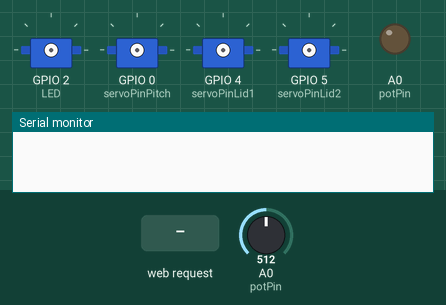
This sketch was run on a simulated ESP8266 (NodeMCU). On the bench: 4 × servo, output pins drawn as LEDs (lit = HIGH), the last lines printed to the serial monitor. The test bench sets the inputs (shaded band); at power-on: A0 (potPin) = 512. WiFi joins after 1.5 s; servers stay silent unless stated.

Above: at 0.1 s.
At 3.7 s:
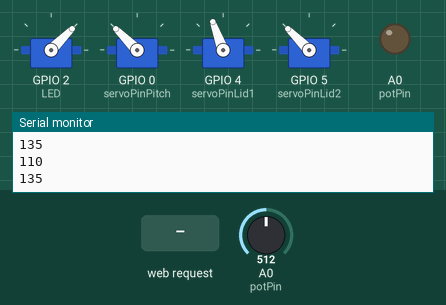
3.8 s: HTTP request GET /SET_EYE received
Timing chart, 0 to 6.8 s (numbered marks = the images above; inputs shaded):
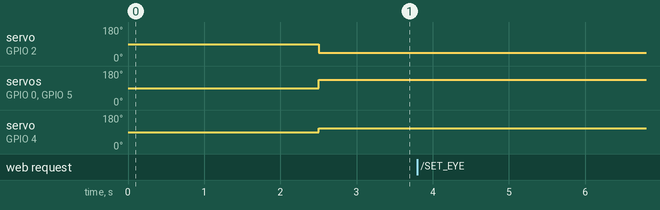

The sketch:

Eye.ino
```cpp
#include <StringSplitter.h>
#include <Servo.h>
#include <ESP8266WiFi.h>

#define LED 2

WiFiServer server(80);

const char *ssid = "poil_2.4GHz";
const char *password = "poildepoche";

const int potPin = A0;
int potentiometerValue;

const int servoPinYaw = 2;
const int yawMin = 0;
const int yawMax = 90;

const int servoPinPitch = 0;
const int pitchMin = 90;
const int pitchMax = 180;

const int servoPinLid1 = 4;
const int lid1Min = 110;
const int lid1Max = 180;

const int servoPinLid2 = 5;
const int lid2Min = 60;
const int lid2Max = 135;

Servo servoYaw;
Servo servoPitch;
Servo servoLid1;
Servo servoLid2;

char delimiter = '/';

void handleRoot();
void handleLED();
void handleNotFound();

void setup()
{
    SetupSerial();
    SetupWifi();
    SetupLED();
    SetupServo();
    SetupPot();
}

void SetupPot()
{
    pinMode(potPin, OUTPUT);
}

void SetupSerial()
{
    Serial.begin(115200);
}

void SetupServo()
{
    servoYaw.attach(servoPinYaw);
    servoPitch.attach(servoPinPitch);
    servoLid1.attach(servoPinLid1);
    servoLid2.attach(servoPinLid2);

    ResetServos();
}

void ResetServos()
{
    SetServoAngle(servoYaw, 0.5, yawMin, yawMax);
    SetServoAngle(servoPitch, 0.5, pitchMin, pitchMax);
    SetLidsOpen(true);
}

void SetEyeAngles(float yaw, float pitch)
{
    SetServoAngle(servoPitch, pitch, pitchMin, pitchMax);
    SetServoAngle(servoYaw, yaw, yawMin, yawMax);
}

void SetLidsAngle(float lid1, float lid2)
{
    SetServoAngle(servoLid1, lid1, lid1Min, lid1Max);
    SetServoAngle(servoLid2, lid2, lid2Min, lid2Max);
}

void SetLidsOpen(bool open)
{
    if (open)
    {
        SetServoAngle(servoLid1, 0, lid1Min, lid1Max);
        SetServoAngle(servoLid2, 1, lid2Min, lid2Max);
    }
    else
    {
        SetServoAngle(servoLid1, 1, lid1Min, lid1Max);
        SetServoAngle(servoLid2, 0, lid2Min, lid2Max);
    }
}

float MapF(float x, float in_min, float in_max, float out_min, float out_max)
{
    return (x - in_min) * (out_max - out_min) / (in_max - in_min) + out_min;
}

void SetServoAngle(Servo &servo, float normalizedValue, int min, int max)
{
    int angle = round(MapF(normalizedValue, 0, 1, min, max));
    Serial.println(angle);
    servo.write(angle);
}

void SetupLED()
{
    pinMode(LED, OUTPUT);
}

void SetupWifi()
{
    Serial.println("");
    WiFi.mode(WIFI_OFF); // Prevents reconnection issue (taking too long to connect)
    delay(1000);
    WiFi.mode(WIFI_STA); // This line hides the viewing of ESP as wifi hotspot

    WiFi.begin(ssid, password);
    // Wait for connection
    while (WiFi.status() != WL_CONNECTED)
    {
        delay(500);
        Serial.print(".");
    }

    Serial.println("");
    Serial.print("Connected to ");
    Serial.println(ssid);
    Serial.print("IP address: ");
    Serial.println(WiFi.localIP());

    Serial.println("TCP server started");
}

void loop()
{
    LoopPot();

    WiFiClient client;
    client = server.available();

    // Serial.println("HERE");

    if (client == 1)
    {
        String request = client.readStringUntil('\n');
        client.flush();
        Serial.println("Got request:");
        Serial.println(request);

        StringSplitter *requestSplitter = new StringSplitter(request, delimiter, 5);

        if (requestSplitter->getItemCount() > 0)
        {
            String commandType = requestSplitter->getItemAtIndex(1); // first item is just the "GET"
            if (commandType == "SET_EYE")
            {
                String yawString = requestSplitter->getItemAtIndex(2);
                String pitchString = requestSplitter->getItemAtIndex(3);

                Serial.print("EYE request: ");
                Serial.print(yawString + ", ");
                Serial.println(pitchString);

                float yawFloat = yawString.toFloat();
                float pitchFloat = pitchString.toFloat();

                SetEyeAngles(yawFloat, pitchFloat);
            }
        }

        client.println("HTTP/1.1 200 OK");
    }
}

// // Variable to store the HTTP request
// String header;

// // Current time
// unsigned long currentTime = millis();
// // Previous time
// unsigned long previousTime = 0;
// // Define timeout time in milliseconds (example: 2000ms = 2s)
// const long timeoutTime = 2000;

// void LoopWifi()
// {
//     WiFiClient client = server.available(); // Listen for incoming clients

//     if (client)
//     {                                  // If a new client connects,
//         Serial.println("New Client."); // print a message out in the serial port
//         String currentLine = "";       // make a String to hold incoming data from the client
//         currentTime = millis();
//         previousTime = currentTime;
//         while (client.connected() && currentTime - previousTime <= timeoutTime)
//         { // loop while the client's connected
//             currentTime = millis();
//             if (client.available())
//             {                           // if there's bytes to read from the client,
//                 char c = client.read(); // read a byte, then
//                 Serial.write(c);        // print it out the serial monitor
//                 header += c;
//                 if (c == '\n')
//                 { // if the byte is a newline character
//                     // if the current line is blank, you got two newline characters in a row.
//                     // that's the end of the client HTTP request, so send a response:
//                     if (currentLine.length() == 0)
//                     {
//                         // HTTP headers always start with a response code (e.g. HTTP/1.1 200 OK)
//                         // and a content-type so the client knows what's coming, then a blank line:
//                         client.println("HTTP/1.1 200 OK");
//                         client.println("Content-type:text/html");
//                         client.println("Connection: close");
//                         client.println();

//                         // // turns the GPIOs on and off
//                         // if (header.indexOf("GET /5/on") >= 0) {
//                         //   Serial.println("GPIO 5 on");
//                         //   output5State = "on";
//                         //   digitalWrite(output5, HIGH);
//                         // } else if (header.indexOf("GET /5/off") >= 0) {
//                         //   Serial.println("GPIO 5 off");
//                         //   output5State = "off";
//                         //   digitalWrite(output5, LOW);
//                         // } else if (header.indexOf("GET /4/on") >= 0) {
//                         //   Serial.println("GPIO 4 on");
//                         //   output4State = "on";
//                         //   digitalWrite(output4, HIGH);
//                         // } else if (header.indexOf("GET /4/off") >= 0) {
//                         //   Serial.println("GPIO 4 off");
//                         //   output4State = "off";
//                         //   digitalWrite(output4, LOW);
//                         // }

//                         // Display the HTML web page
//                         client.println("<!DOCTYPE html><html>");
//                         client.println("<head><meta name=\"viewport\" content=\"width=device-width, initial-scale=1\">");
//                         client.println("<link rel=\"icon\" href=\"data:,\">");
//                         // CSS to style the on/off buttons
//                         // Feel free to change the background-color and font-size attributes to fit your preferences
//                         client.println("<style>html { font-family: Helvetica; display: inline-block; margin: 0px auto; text-align: center;}");
//                         client.println(".button { background-color: #195B6A; border: none; color: white; padding: 16px 40px;");
//                         client.println("text-decoration: none; font-size: 30px; margin: 2px; cursor: pointer;}");
//                         client.println(".button2 {background-color: #77878A;}</style></head>");

//                         // Web Page Heading
//                         client.println("<body><h1>ESP8266 Web Server</h1>");

//                         // // Display current state, and ON/OFF buttons for GPIO 5
//                         // client.println("<p>GPIO 5 - State " + output5State + "</p>");
//                         // // If the output5State is off, it displays the ON button
//                         // if (output5State == "off")
//                         // {
//                         //     client.println("<p><a href=\"/5/on\"><button class=\"button\">ON</button></a></p>");
//                         // }
//                         // else
//                         // {
//                         //     client.println("<p><a href=\"/5/off\"><button class=\"button button2\">OFF</button></a></p>");
//                         // }

//                         // // Display current state, and ON/OFF buttons for GPIO 4
//                         // client.println("<p>GPIO 4 - State " + output4State + "</p>");
//                         // // If the output4State is off, it displays the ON button
//                         // if (output4State == "off")
//                         // {
//                         //     client.println("<p><a href=\"/4/on\"><button class=\"button\">ON</button></a></p>");
//                         // }
//                         // else
//                         // {
//                         //     client.println("<p><a href=\"/4/off\"><button class=\"button button2\">OFF</button></a></p>");
//                         // }
//                         // client.println("</body></html>");

//                         // The HTTP response ends with another blank line
//                         client.println();
//                         // Break out of the while loop
//                         break;
//                     }
//                     else
//                     { // if you got a newline, then clear currentLine
//                         currentLine = "";
//                     }
//                 }
//                 else if (c != '\r')
//                 {                     // if you got anything else but a carriage return character,
//                     currentLine += c; // add it to the end of the currentLine
//                 }
//             }
//         }
//         // Clear the header variable
//         header = "";
//         // Close the connection
//         client.stop();
//         Serial.println("Client disconnected.");
//         Serial.println("");
//     }
// }

void LoopPot()
{
    potentiometerValue = analogRead(potPin);
}
```
